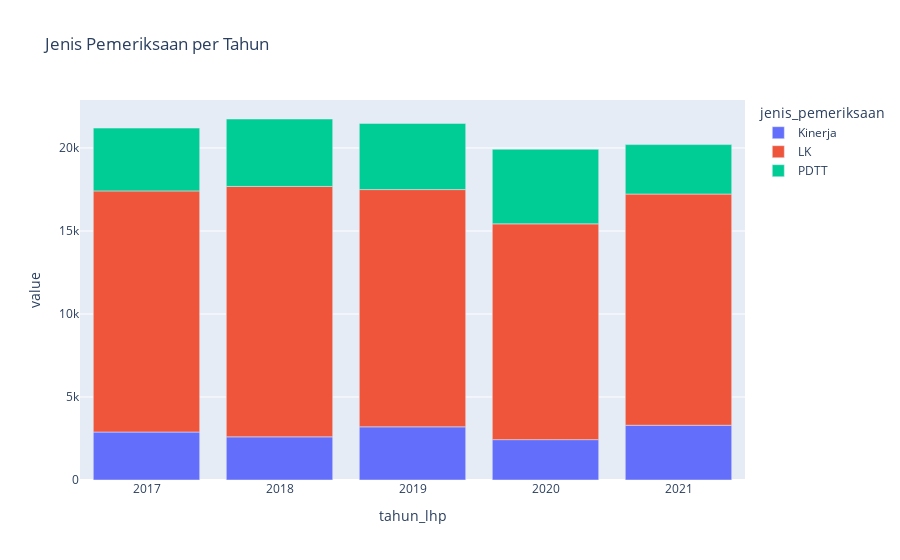

Notebook source saved alongside this figure:
### Code cell
# Jenis Pemeriksaan per Tahun

df2 = df.groupby(["tahun_lhp", "jenis_pemeriksaan"]).size().reset_index(name="value")

fig = px.bar(df2, x="tahun_lhp", y="value", color="jenis_pemeriksaan", title="Jenis Pemeriksaan per Tahun")
fig.show()

### Figure 1 — Plotly figure (JSON) as saved in the notebook; plotly's stock layout.template omitted (floating-point values rounded to 4 significant figures)
{"data": [{"alignmentgroup": "True", "hovertemplate": "jenis_pemeriksaan=Kinerja<br>tahun_lhp=%{x}<br>value=%{y}<extra></extra>", "legendgroup": "Kinerja", "marker": {"color": "#636efa", "pattern": {"shape": ""}}, "name": "Kinerja", "offsetgroup": "Kinerja", "orientation": "v", "showlegend": true, "textposition": "auto", "type": "bar", "x": [2017, 2018, 2019, 2020, 2021], "xaxis": "x", "y": [2890, 2598, 3202, 2431, 3297], "yaxis": "y"}, {"alignmentgroup": "True", "hovertemplate": "jenis_pemeriksaan=LK<br>tahun_lhp=%{x}<br>value=%{y}<extra></extra>", "legendgroup": "LK", "marker": {"color": "#EF553B", "pattern": {"shape": ""}}, "name": "LK", "offsetgroup": "LK", "orientation": "v", "showlegend": true, "textposition": "auto", "type": "bar", "x": [2017, 2018, 2019, 2020, 2021], "xaxis": "x", "y": [14522, 15084, 14290, 12997, 13927], "yaxis": "y"}, {"alignmentgroup": "True", "hovertemplate": "jenis_pemeriksaan=PDTT<br>tahun_lhp=%{x}<br>value=%{y}<extra></extra>", "legendgroup": "PDTT", "marker": {"color": "#00cc96", "pattern": {"shape": ""}}, "name": "PDTT", "offsetgroup": "PDTT", "orientation": "v", "showlegend": true, "textposition": "auto", "type": "bar", "x": [2017, 2018, 2019, 2020, 2021], "xaxis": "x", "y": [3785, 4062, 3987, 4495, 2978], "yaxis": "y"}], "layout": {"barmode": "relative", "legend": {"title": {"text": "jenis_pemeriksaan"}, "tracegroupgap": 0}, "title": {"text": "Jenis Pemeriksaan per Tahun"}, "xaxis": {"anchor": "y", "domain": [0, 1], "title": {"text": "tahun_lhp"}}, "yaxis": {"anchor": "x", "domain": [0, 1], "title": {"text": "value"}}}}
